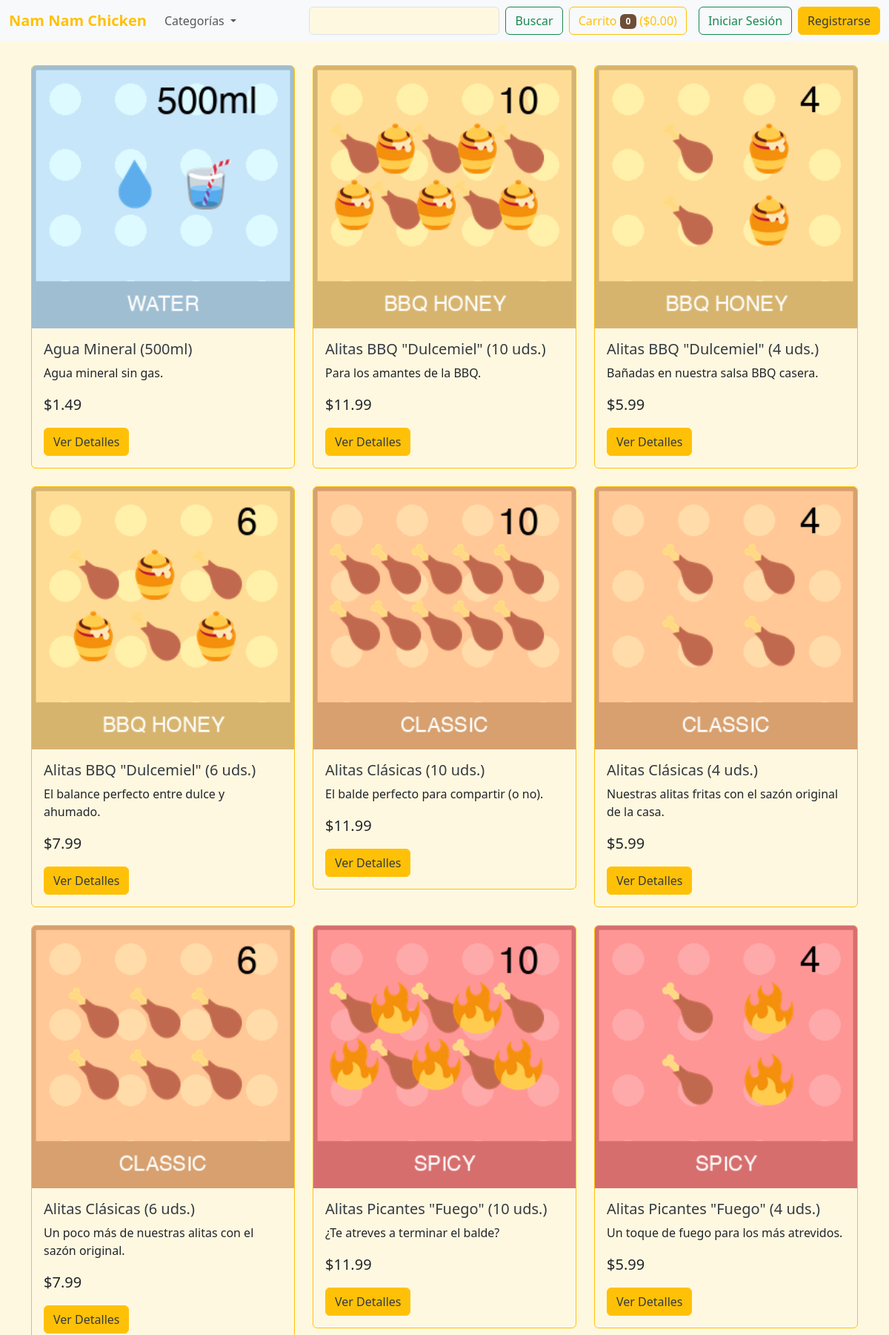
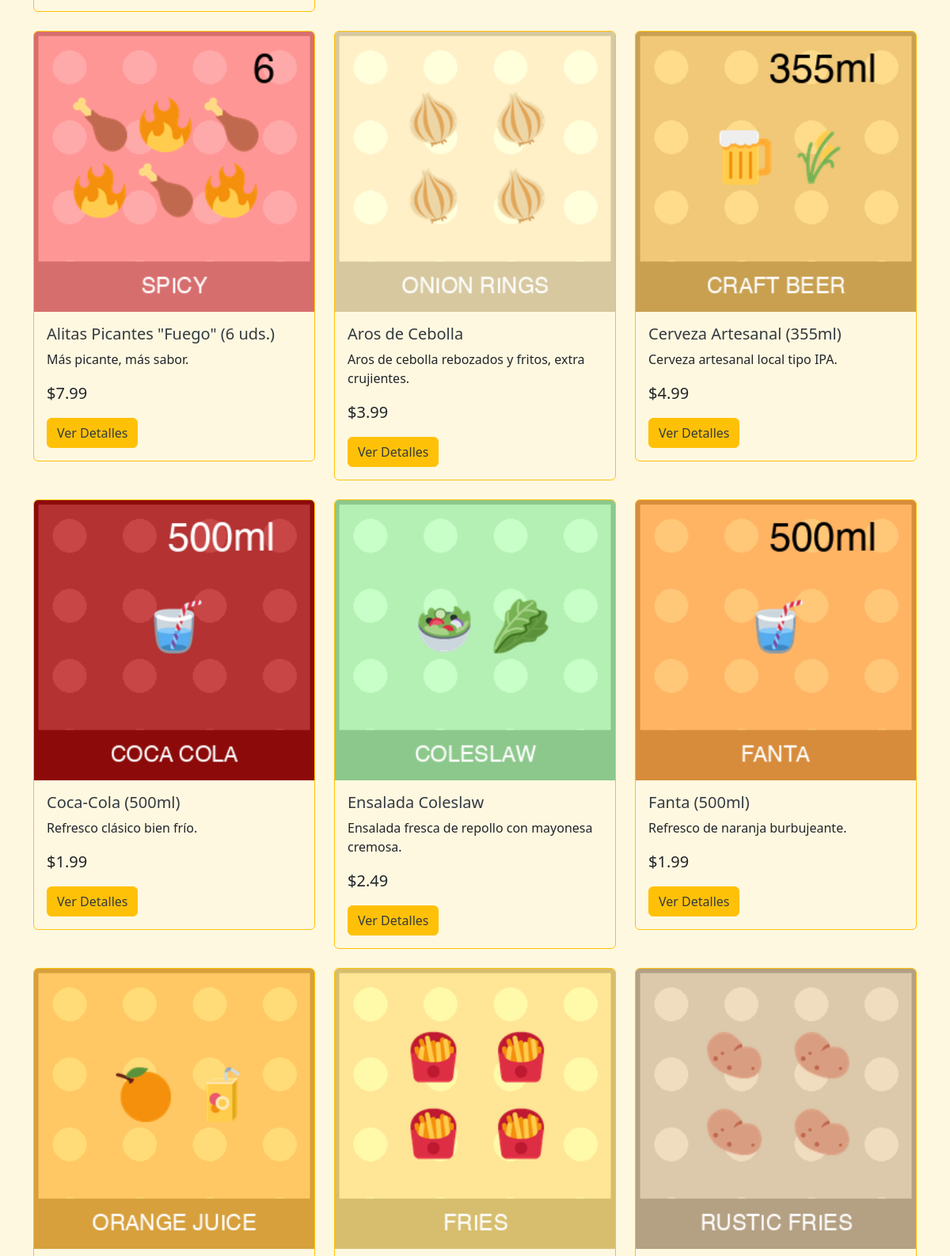
The page / (upper part) on the database its author committed (2 pictures, top to bottom).
### shop/models.py (models this page shows, shortened)
class Product(models.Model):
    category = models.ForeignKey(Category,
                                 related_name='products',
                                 on_delete=models.CASCADE)
    name = models.CharField(max_length=200)
    slug = models.SlugField(max_length=200)
    image = models.ImageField(upload_to='products/%Y/%m/%d', blank=True)
    description = models.TextField(blank=True)
    price = models.DecimalField(max_digits=10, decimal_places=2)
    available = models.BooleanField(default=True)
    stock = models.PositiveIntegerField(default=0)
    average_rating = models.DecimalField(max_digits=3, decimal_places=2, default=0.00)
    total_reviews = models.PositiveIntegerField(default=0)
    created = models.DateTimeField(auto_now_add=True)
    updated = models.DateTimeField(auto_now=True)
    class Meta:
        ordering = ['name']
        indexes = [
            models.Index(fields=['id', 'slug']),
            models.Index(fields=['name']),
            models.Index(fields=['-created']),
        ]
    def get_absolute_url(self):
        return reverse('shop:product_detail', args=[self.id, self.slug])

### shop/views.py (the view)
# urls.py: path('', views.product_list, name='product_list'),
def product_list(request, category_slug=None):
    category = None
    categories = Category.objects.all()
    products = Product.objects.filter(available=True)
    query = request.GET.get('q')
    if query:
        products = products.filter(Q(name__icontains=query) | Q(description__icontains=query))
    if category_slug:
        category = get_object_or_404(Category, slug=category_slug)
        products = products.filter(category=category)
    return render(request,
                  'shop/product/list.html',
                  {'category': category,
                   'categories': categories,
                   'products': products})

### cart/cart.py (called while the page is built)
    def __len__(self):
        return sum(item['quantity'] for item in self.cart.values())

    def get_total_price(self):
        return sum(Decimal(item['price']) * item['quantity'] for item in self.cart.values())

### cart/context_processors.py (called while the page is built)
def cart(request):
    return {'cart': Cart(request)}

### shop/models.py (called while the page is built)
    def get_absolute_url(self):
        return reverse('shop:product_list_by_category', args=[self.slug])

### shop/templates/shop/product/list.html (shortened to what this page needs)
{% extends "shop/base.html" %}
{% block content %}
    <div class="row">
        <div class="col-12">
        </div>
    </div>
    <div class="row">
        {% for product in products %}
            <div class="col-md-4 mb-4">
                <div class="card">
                    <a href="{{ product.get_absolute_url }}">
                        {% if product.image %}
                            <img src="{{ product.image.url }}" class="card-img-top" alt="{{ product.name }}">
                        {% else %}
                            <img src="https://via.placeholder.com/300x200.png?text=No+Image" class="card-img-top" alt="No image available">
                        {% endif %}
                    </a>
                    <div class="card-body">
                        <h5 class="card-title">{{ product.name }}</h5>
                        <p class="card-text">{{ product.description|truncatewords:20 }}</p>
                        <p class="card-text fs-5">${{ product.price }}</p>
                        <a href="{{ product.get_absolute_url }}" class="btn btn-primary">Ver Detalles</a>
                    </div>
                </div>
            </div>
        {% empty %}
            <div class="col-12">
                <p>No se encontraron productos.</p>
            </div>
        {% endfor %}
    </div>
{% endblock %}

### shop/static/shop/css/style.css (style rules this page uses)
:root { --bs-primary: #FFC107; --bs-secondary: #6F4E37; --bs-success: #28a745; --bs-info: #17a2b8; --bs-warning: #ffc107; --bs-danger: #dc3545; --bs-light: #f8f9fa; --bs-dark: #343a40; --bs-body-bg: #FFF8E1; }
html, body { height: 100%; }
body { display: flex; flex-direction: column; background-color: var(--bs-body-bg); background-image: url('/static/img/background.png'); background-size: cover; background-repeat: no-repeat; background-attachment: fixed; background-position: center center; }
.btn-primary { background-color: var(--bs-primary); border-color: var(--bs-primary); color: var(--bs-dark); }
div.card { border-color: var(--bs-primary); background-color: transparent; }
.card-title { color: var(--bs-dark); }

### rows shown on the page
Product: image (picture), name "Agua Mineral (500ml)", description "Agua mineral sin gas.", price "1.49"
Product: image (picture), name "Alitas BBQ \"Dulcemiel\" (10 uds.)", description "Para los amantes de la BBQ.", price "11.99"
Product: image (picture), name "Alitas BBQ \"Dulcemiel\" (4 uds.)", description "Bañadas en nuestra salsa BBQ casera.", price "5.99"
Product: image (picture), name "Alitas BBQ \"Dulcemiel\" (6 uds.)", description "El balance perfecto entre dulce y ahumado.", price "7.99"
Product: image (picture), name "Alitas Clásicas (10 uds.)", description "El balde perfecto para compartir (o no).", price "11.99"
Product: image (picture), name "Alitas Clásicas (4 uds.)", description "Nuestras alitas fritas con el sazón original de la casa.", price "5.99"
Product: image (picture), name "Alitas Clásicas (6 uds.)", description "Un poco más de nuestras alitas con el sazón original.", price "7.99"
Product: image (picture), name "Alitas Picantes \"Fuego\" (10 uds.)", description "¿Te atreves a terminar el balde?", price "11.99"
Product: image (picture), name "Alitas Picantes \"Fuego\" (4 uds.)", description "Un toque de fuego para los más atrevidos.", price "5.99"
Product: image (picture), name "Alitas Picantes \"Fuego\" (6 uds.)", description "Más picante, más sabor.", price "7.99"
Product: image (picture), name "Aros de Cebolla", description "Aros de cebolla rebozados y fritos, extra crujientes.", price "3.99"
Product: image (picture), name "Cerveza Artesanal (355ml)", description "Cerveza artesanal local tipo IPA.", price "4.99"
Product: image (picture), name "Coca-Cola (500ml)", description "Refresco clásico bien frío.", price "1.99"
Product: image (picture), name "Ensalada Coleslaw", description "Ensalada fresca de repollo con mayonesa cremosa.", price "2.49"
Product: image (picture), name "Fanta (500ml)", description "Refresco de naranja burbujeante.", price "1.99"
Product: image (picture)
Product: image (picture)
Product: image (picture)

### other values the page prints
{{ cart|length }} "0"
{{ cart.get_total_price|floatformat:2 }} "0.00"
